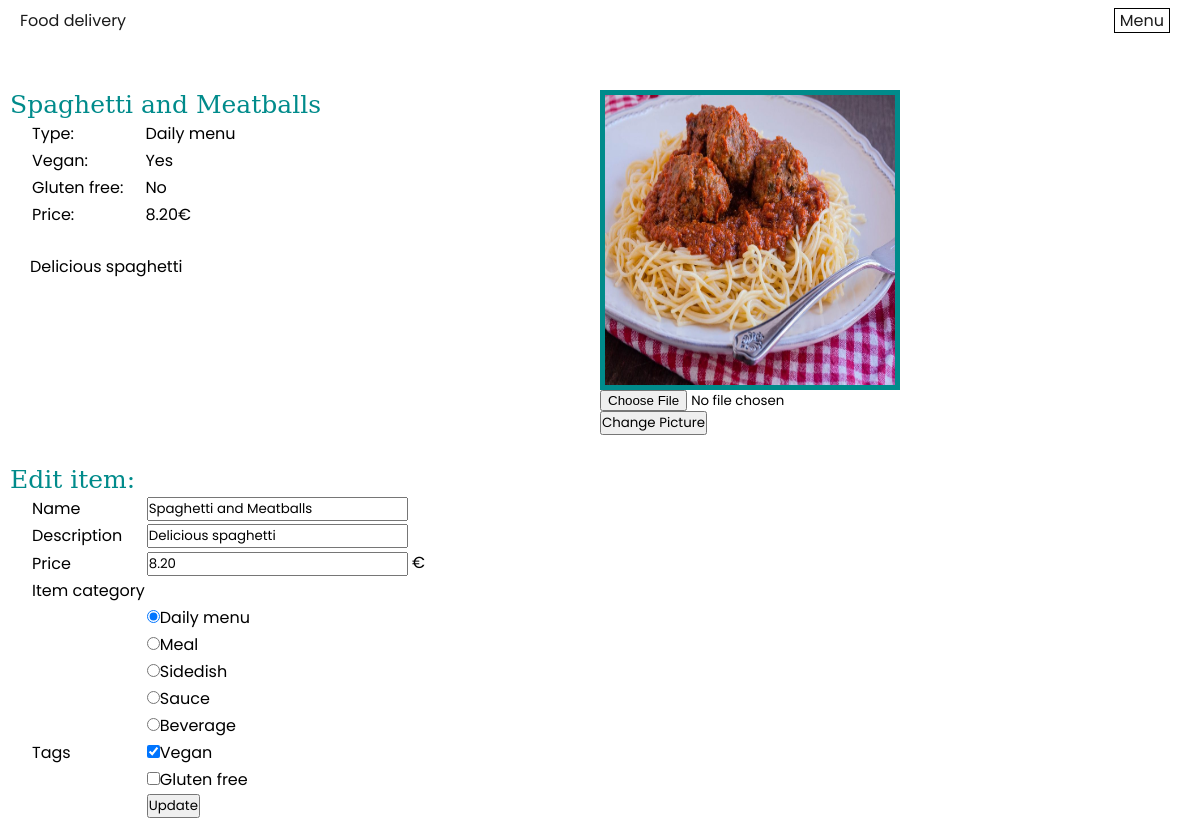
/itemDetailPage.php?itemId=100 (signed in), run on the app's committed database.
### tables this page shows
CREATE TABLE item (
  itemId INT AUTO_INCREMENT NOT NULL PRIMARY KEY,
  name TINYTEXT,
  description TEXT,
  picture TEXT,
  price DECIMAL(6,2),
  type ENUM("dailyMenu", "meal","sidedish", "sauce", "beverage"),
  isVegan BOOLEAN DEFAULT FALSE,
  isGlutenFree BOOLEAN DEFAULT FALSE
);

### itemDetailPage.php (the view, shortened to what this page needs)
<link rel="stylesheet" type="text/css" href="styles/my-orders-style.css">
<div class="main-page-container">
<?php
include "header.php";
$item = $pdo->query("SELECT * from item where itemId={$_GET['itemId']}")->fetch(PDO::FETCH_ASSOC);
echo <<<HTML
    <div class="row">
        <div class="column">
        <p class='order-td'>{$item['name']}</p>
        <table style="padding-left: 20px">
        <tr><td class="item-detail-td">Type:</td><td>
HTML;
echo get_type_name($item['type']);
echo <<<HTML
</td></tr>
        <tr><td class="item-detail-td">Vegan:</td><td class="item-detail-td">
HTML;
if($item["isVegan"]){
    echo "Yes";
}
else{
    echo "No";
}
echo "</td><tr><td class=\"item-detail-td\">Gluten free:</td><td class=\"item-detail-td\">";
if($item["isGlutenFree"]){
    echo "Yes";
}
else{
    echo "No";
}
echo <<<HTML
        </td></tr>
        <tr><td class="item-detail-td">Price:</td><td> {$item['price']}€</td></tr>
        </table><br>
        <p style="padding-left: 20px" class="item-detail-td">{$item['description']}</p>
        </div>
        <div class="column">
        <p><img style="width:300px;height:300px; border:5px solid darkcyan" src={$item['picture']} alt={$item['name']} ></p>
        </div>
    </div>
HTML;
if(isset($_SESSION['userId'])){
    $state = $pdo->query("SELECT state FROM person WHERE personId={$_SESSION['userId']}")->fetch(PDO::FETCH_ASSOC);
    $state=$state['state'];
    if($state=='admin' or $state=='operator'){
        edit_item($item);
    }
}
function edit_item($item){
    echo <<<HTML
    <div class="row">
        <div class="column"><br><br><br>
            <p class='order-td'>Edit item:</p>
            <form  method="post">
            <table style="padding-left: 20px">
                <tr>
                    <td><label>Name</label></td>
                    <td><input type="text" name="name" required placeholder="Name" value='{$item['name']}'></td></tr>
                <tr>
                    <td><label>Description</label></td>
                    <td><input type="text" name="description" placeholder="Description" required value='{$item['description']}'></td>
                </tr>
                <tr>
                    <td><label>Price</label></td>
                    <td><input type="number" name="price"  step="0.01" required placeholder="price" value={$item['price']}> €</td>
                </tr>
                <tr>
                    <td><label>Item category</label></td>
                </tr>
HTML;
    foreach([0,1,2,3,4] as $option){
        print_radio_option($option,$item['type']);
    }
    echo <<<HTML
                <tr>
                    <td><label>Tags</label></td>
                    <td><input type="checkbox" name="isVegan"
HTML;
    if($item["isVegan"]){
        echo" checked";
    }
    echo <<<HTML
    >Vegan<br></td>
                </tr>
                <tr>
                    <td></td>
                    <td><input type="checkbox" name="isGlutenFree"
HTML;
    if($item["isGlutenFree"]){
        echo" checked";
    }
    echo <<<HTML
    >Gluten free<br></td>
                </tr>
                <tr>
                    <td></td>
                    <td><input  type="submit" name="editItem" value="Update" ></td>
                </tr>
            </table>
            </form>
        </div>
        <div class="column" >
            <form method="post" enctype="multipart/form-data" >
                <p>
                    <input type="file" accept="image/*" name="pictureToUpload" required >
                </p>
                <input type="submit" name="changePicture" value="Change Picture">
            </form>
        </div>
    </div>
HTML;
}
function get_type_name($type){
    $enum = ["dailyMenu", "meal","sidedish", "sauce", "beverage"];
    $options = ['Daily menu','Meal','Sidedish','Sauce','Beverage'];
    return $options[array_search($type,$enum)];
}
function print_radio_option($idx,$type){
    $enum = ["dailyMenu", "meal","sidedish", "sauce", "beverage"];
    $options = ['Daily menu','Meal','Sidedish','Sauce','Beverage'];
    echo "<tr><td></td><td><input type=\"radio\" name=\"type\" value={$enum[$idx]} required ";
    if($type == $enum[$idx]){
        echo"checked";
    }
    echo ">{$options[$idx]}<br</td></tr>";
}
?>
</div>

### styles/my-orders-style.css (style rules this page uses)
.order-td { text-align: left; font-size: 25px; color : darkcyan; font-family: "DejaVu Serif", serif; }
.item-detail-td { padding-right: 20px; }
.column { float: left; width: 50%; }
.row:after { content: ""; display: table; clear: both; }

### styles/style.css (style rules this page uses)
* { box-sizing: border-box; margin: 0; padding: 0; font-family: 'Poppins', sans-serif; }
.main-page-container { max-width: 1300px; margin: 0 auto; padding: 0 10px; position: relative; }

### data on the page
item: name "Spaghetti and Meatballs", type "Daily menu", price "8.20", description "Delicious spaghetti", picture (picture), type "☑", isVegan "☑"

### other printed values
$options[$idx] "Daily menu"
$options[$idx] "Meal"
$options[$idx] "Sidedish"
$options[$idx] "Sauce"
$options[$idx] "Beverage"
